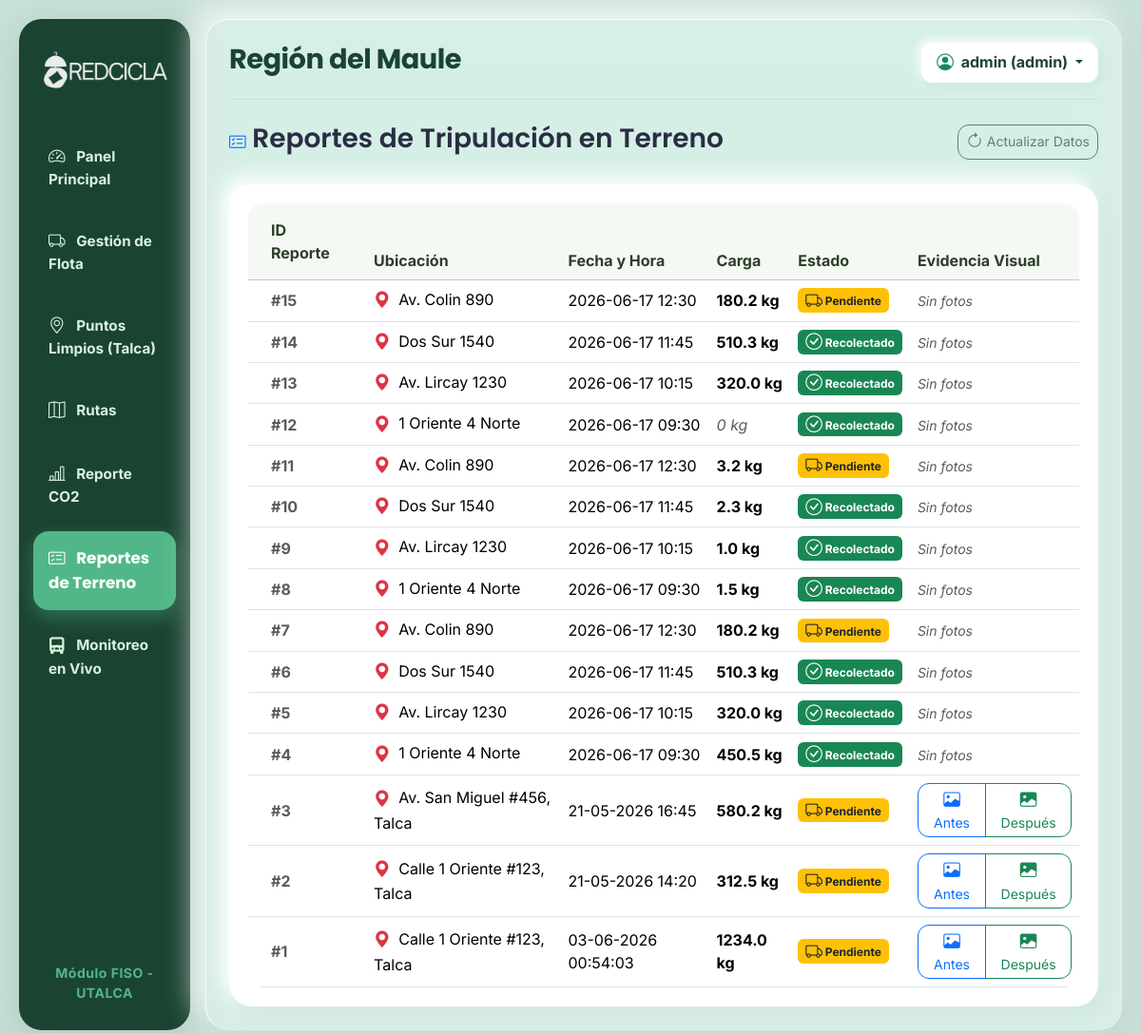
The app's page /reportes-terreno (signed in), older data.
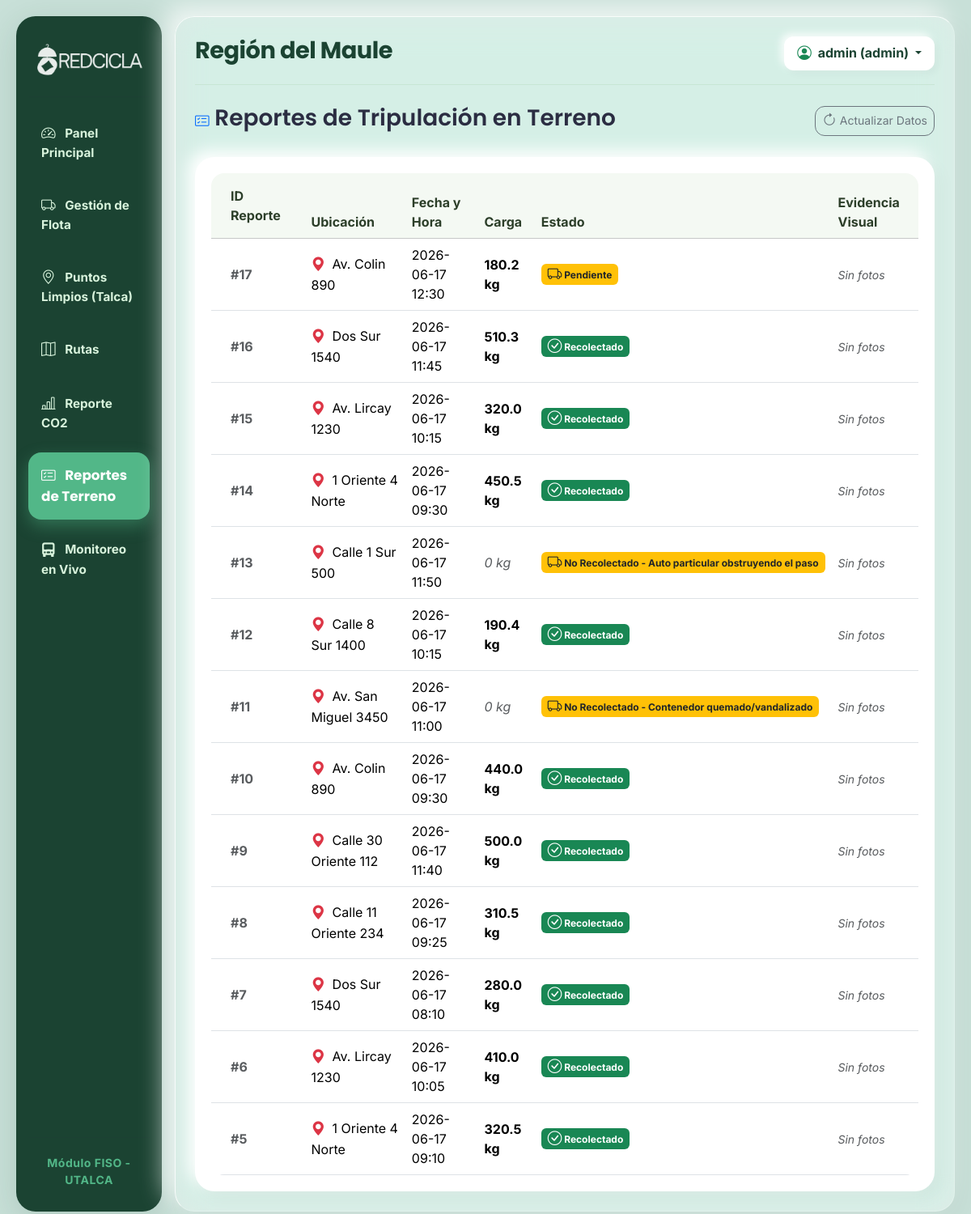
The same page, newer data.
### tables this page shows
CREATE TABLE registros_retiro (
        id INTEGER PRIMARY KEY AUTOINCREMENT, ruta_activa_id INTEGER, punto_id INTEGER,
        fecha_hora TEXT NOT NULL, cantidad_retirada REAL, ruta_img_antes TEXT, ruta_img_despues TEXT,
        estado TEXT DEFAULT 'Pendiente',
        FOREIGN KEY(ruta_activa_id) REFERENCES rutas_activas(id), FOREIGN KEY(punto_id) REFERENCES puntos_reciclaje(id));

CREATE TABLE puntos_reciclaje (
        id INTEGER PRIMARY KEY AUTOINCREMENT, ruta_id INTEGER, zona_id INTEGER, direccion TEXT,
        latitud REAL, longitud REAL, intervalo_recoleccion INTEGER, fecha_ultima_recoleccion TEXT, estado INTEGER DEFAULT 1, capacidad REAL DEFAULT 0.0,
        FOREIGN KEY(ruta_id) REFERENCES rutas(id), FOREIGN KEY(zona_id) REFERENCES zonas(id));

### main.py (the view)
@app.route('/reportes-terreno')
def reportes_terreno():
    if 'usuario_nombre' not in session:
        return redirect(url_for('login'))
    conexion = sqlite3.connect(DB_PATH)
    cursor = conexion.cursor()
    cursor.execute('''
        SELECT r.id, p.direccion, r.fecha_hora, r.cantidad_retirada, r.estado,
               r.ruta_img_antes, r.ruta_img_despues
        FROM registros_retiro r
        JOIN puntos_reciclaje p ON r.punto_id = p.id
        ORDER BY r.id DESC
    ''')
    reportes_db = cursor.fetchall()
    conexion.close()
    return render_template('reportes_terreno.html', reportes=reportes_db)

### templates/reportes_terreno.html (shortened to what this page needs)
{% extends 'base.html' %}
{% block content %}
<div class="d-flex justify-content-between align-items-center mb-4">
    <h3><i class="bi bi-card-checklist text-primary"></i> Reportes de Tripulación en Terreno</h3>
    <button class="btn btn-outline-secondary btn-sm" onclick="window.location.reload();">
        <i class="bi bi-arrow-clockwise"></i> Actualizar Datos
    </button>
</div>
<div class="card border-0 shadow-sm">
    <div class="card-body p-0">
        <div class="table-responsive">
            <table class="table table-hover align-middle mb-0">
                <thead class="table-light">
                    <tr>
                        <th class="px-4 py-3">ID Reporte</th>
                        <th>Ubicación</th>
                        <th>Fecha y Hora</th>
                        <th>Carga</th>
                        <th>Estado</th>
                        <th>Evidencia Visual</th>
                    </tr>
                </thead>
                <tbody>
                    {% for r in reportes %}
                    <tr>
                        <td class="px-4 fw-bold text-muted">#{{ r[0] }}</td>
                        <td><i class="bi bi-geo-alt-fill text-danger me-1"></i> {{ r[1] }}</td>
                        <td>{{ r[2] }}</td>
                        <td>
                            {% if r[3] and r[3] > 0 %}
                                <span class="fw-bold">{{ r[3] }} kg</span>
                            {% else %}
                                <span class="text-muted fst-italic">0 kg</span>
                            {% endif %}
                        </td>
                        <td>
                            {% if r[4] == 'Completado' %}
                                <span class="badge bg-success px-2 py-1"><i class="bi bi-check-circle"></i> Recolectado</span>
                            {% else %}
                                <span class="badge bg-warning text-dark px-2 py-1"><i class="bi bi-truck"></i> {{ r[4] }}</span>
                            {% endif %}
                        </td>
                        <td>
                            {% if r[5] or r[6] %}
                                <div class="btn-group btn-group-sm">
                                    {% if r[5] %}
                                        <button class="btn btn-outline-primary" data-bs-toggle="modal" data-bs-target="#modalFoto{{ r[0] }}Antes">
                                            <i class="bi bi-image"></i> Antes
                                        </button>
                                    {% endif %}
                                    {% if r[6] %}
                                        <button class="btn btn-outline-success" data-bs-toggle="modal" data-bs-target="#modalFoto{{ r[0] }}Despues">
                                            <i class="bi bi-image-fill"></i> Después
                                        </button>
                                    {% endif %}
                                </div>
                            {% else %}
                                <span class="text-muted small fst-italic">Sin fotos</span>
                            {% endif %}
                        </td>
                    </tr>
                    {% endfor %}
                </tbody>
            </table>
        </div>
    </div>
</div>
{% endblock %}

Row changes from the older to the newer data that the page shows:
removed registros_retiro: id "4", direccion "1 Oriente 4 Norte", fecha_hora "2026-06-17 09:30", cantidad_retirada "450.5", estado "Completado" (drawn), shows "Sin fotos"
removed registros_retiro: id "3", direccion "Av. San Miguel #456, Talca", fecha_hora "21-05-2026 16:45", cantidad_retirada "580.2", estado "Pendiente"
removed registros_retiro: id "2", direccion "Calle 1 Oriente #123, Talca", fecha_hora "21-05-2026 14:20", cantidad_retirada "312.5", estado "Pendiente"
removed registros_retiro: id "1", direccion "Calle 1 Oriente #123, Talca", fecha_hora "03-06-2026 00:54:03", cantidad_retirada "1234.0", estado "Pendiente"
added registros_retiro: id "17", direccion "Av. Colin 890", fecha_hora "2026-06-17 12:30", cantidad_retirada "180.2", estado "Pendiente", shows "Sin fotos"
added registros_retiro: id "16", direccion "Dos Sur 1540", fecha_hora "2026-06-17 11:45", cantidad_retirada "510.3", estado "Completado" (drawn), shows "Sin fotos"
changed registros_retiro id 15: direccion "Av. Colin 890" → "Av. Lircay 1230"; fecha_hora "2026-06-17 12:30" → "2026-06-17 10:15"; cantidad_retirada "180.2" → "320.0"; estado "Pendiente" → (not shown); now shows "Recolectado"
changed registros_retiro id 14: direccion "Dos Sur 1540" → "1 Oriente 4 Norte"; fecha_hora "2026-06-17 11:45" → "2026-06-17 09:30"; cantidad_retirada "510.3" → "450.5"
changed registros_retiro id 13: direccion "Av. Lircay 1230" → "Calle 1 Sur 500"; fecha_hora "2026-06-17 10:15" → "2026-06-17 11:50"; estado (not shown) → "No Recolectado - Auto particular obstruyendo el paso"; cantidad_retirada "320.0" → (not shown); cantidad_retirada "kg" → "0 kg"
changed registros_retiro id 12: direccion "1 Oriente 4 Norte" → "Calle 8 Sur 1400"; fecha_hora "2026-06-17 09:30" → "2026-06-17 10:15"; cantidad_retirada (not shown) → "190.4"; cantidad_retirada "0 kg" → "kg"
changed registros_retiro id 11: direccion "Av. Colin 890" → "Av. San Miguel 3450"; fecha_hora "2026-06-17 12:30" → "2026-06-17 11:00"; estado "Pendiente" → "No Recolectado - Contenedor quemado/vandalizado"; cantidad_retirada "3.2" → (not shown); cantidad_retirada "kg" → "0 kg"
changed registros_retiro id 10: direccion "Dos Sur 1540" → "Av. Colin 890"; fecha_hora "2026-06-17 11:45" → "2026-06-17 09:30"; cantidad_retirada "2.3" → "440.0"
changed registros_retiro id 9: direccion "Av. Lircay 1230" → "Calle 30 Oriente 112"; fecha_hora "2026-06-17 10:15" → "2026-06-17 11:40"; cantidad_retirada "1.0" → "500.0"
changed registros_retiro id 8: direccion "1 Oriente 4 Norte" → "Calle 11 Oriente 234"; fecha_hora "2026-06-17 09:30" → "2026-06-17 09:25"; cantidad_retirada "1.5" → "310.5"
changed registros_retiro id 7: direccion "Av. Colin 890" → "Dos Sur 1540"; fecha_hora "2026-06-17 12:30" → "2026-06-17 08:10"; cantidad_retirada "180.2" → "280.0"; estado "Pendiente" → (not shown); now shows "Recolectado"
changed registros_retiro id 6: direccion "Dos Sur 1540" → "Av. Lircay 1230"; fecha_hora "2026-06-17 11:45" → "2026-06-17 10:05"; cantidad_retirada "510.3" → "410.0"
changed registros_retiro id 5: direccion "Av. Lircay 1230" → "1 Oriente 4 Norte"; fecha_hora "2026-06-17 10:15" → "2026-06-17 09:10"; cantidad_retirada "320.0" → "320.5"
